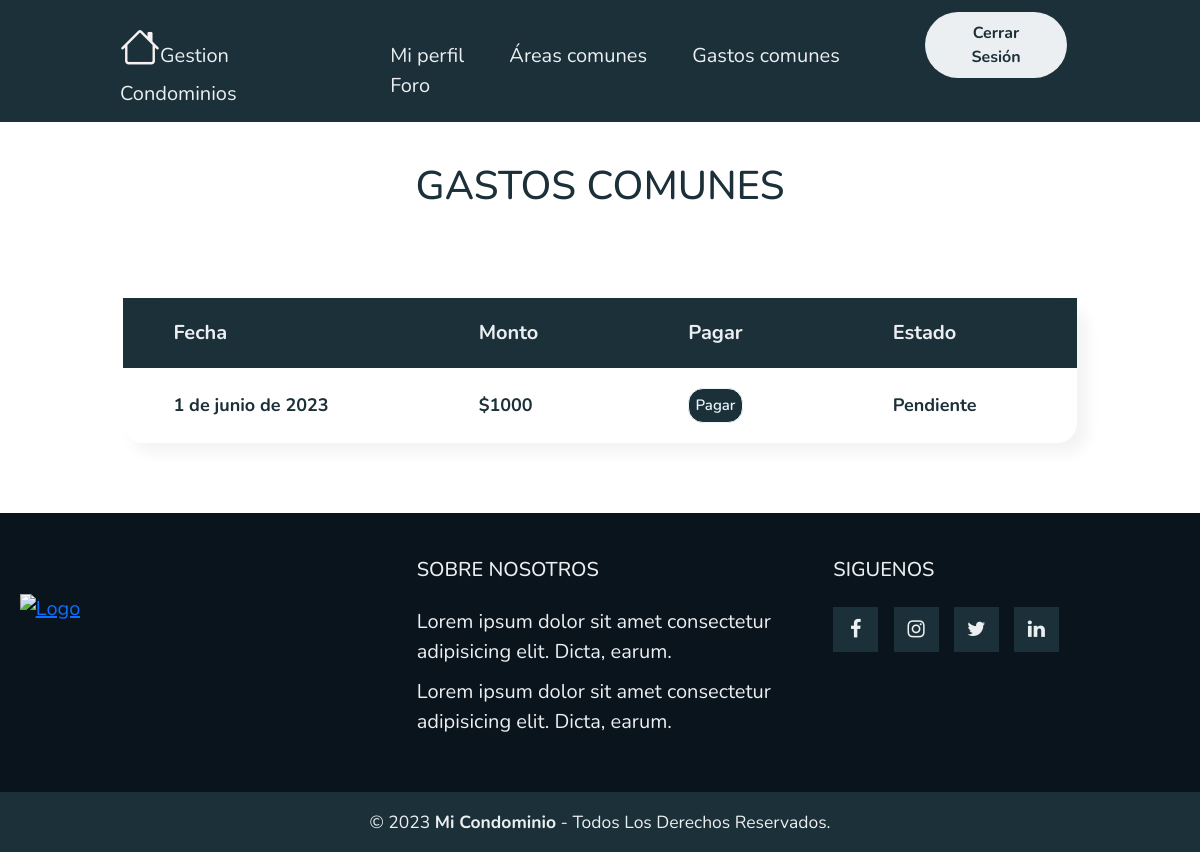
Screenshot of /GastoComun/ (signed in) with the database file from the repository.
### myapp/models.py (models this page shows, shortened)
class PagoComun(models.Model):
    ESTADO_PAGO = (
        ('Pendiente', 'Pendiente'),
        ('Pagado', 'Pagado'),
    )
    estado_pago = models.CharField(max_length=20, choices=ESTADO_PAGO, default='Pendiente')
    nombre = models.CharField(max_length=50)
    monto = models.IntegerField()
    fecha = models.DateField(default=date.today)

### myapp/views.py (the view)
# urls.py: path('GastoComun/',GastoComun,name="GastoComun"),
@login_required
def GastoComun(request):
    data = PagoComun.objects.all()
    page = request.GET.get('page', 1)
    try:
        paginator = Paginator(data, 10)
        data = paginator.page(page)
    except:
        raise Http404
    return render(request, 'myapp/GastosComunes/GastoComun.html',{'entity' : data, 'paginator':paginator})

### myapp/templates/myapp/GastosComunes/GastoComun.html (shortened to what this page needs)
{% extends 'myapp/base.html' %}
{% block contenido %}
{% load static %}
{% load humanize %}
<link rel="stylesheet" href="{% static 'myapp/css/PagarGastoComun/PagarGastoComun.css' %}">
<div class="titulo">
    <h1>GASTOS COMUNES</h1>
</div>
<div class="tabla">
    <table class="Residentes">
        <thead class="thead">
            <tr style="color: #eceff1;">
                <th>Fecha</th>
                <th>Monto</th>
                {% if not user.is_staff %}
                <th>Pagar</th>
                <th>Estado</th>
                {% endif %}
            </tr>
        </thead>
        <tbody>
            {% for entity in entity %}
            <tr>
                <th>{{ entity.fecha }}</th>
                <th>${{ entity.monto }}</th>
                {% if not user.is_staff %}
                <th><a href="#"><button>Pagar</button></a></th>
                <th>{{ entity.estado_pago }}</th>
                {% endif %}
            </tr>
            {% endfor %}
        </tbody>
    </table>
</div>
{% endblock %}

### myapp/static/myapp/css/estilo.css/estilo.css (style rules this page uses)
* { box-sizing: border-box; margin: 0; padding: 0; font-family: 'Nunito', sans-serif; }
body { background-color: #fff; }

### myapp/static/myapp/css/PagarGastoComun/PagarGastoComun.css (style rules this page uses)
.titulo { color: #1b3039; display: flex; align-items: center; justify-content: center; margin-top: 40px; }
.tabla { display: flex; align-items: center; justify-content: center; margin-top: 30px; margin-bottom: 70px; }
.Residentes { background-color: #ffffff; box-shadow: 10px 10px 15px rgba(0, 0, 0, 0.05); border-radius: 20px; }
.tabla th { padding: 20px 100px 20px 50px; }
.thead { color: #3b535e; font-size: 20px; background-color: #1b3039; }
tbody { color: #1b3039; font-size: 18px; }
.tabla button { width: 100%; height: 35px; border: 1px solid; background: #1b3039; border-radius: 15px; font-size: 15px; color: #e9f4fb; font-weight: 600; }

### rows the page displays
PagoComun: fecha "1 de junio de 2023", monto "1000", estado_pago "Pendiente"
